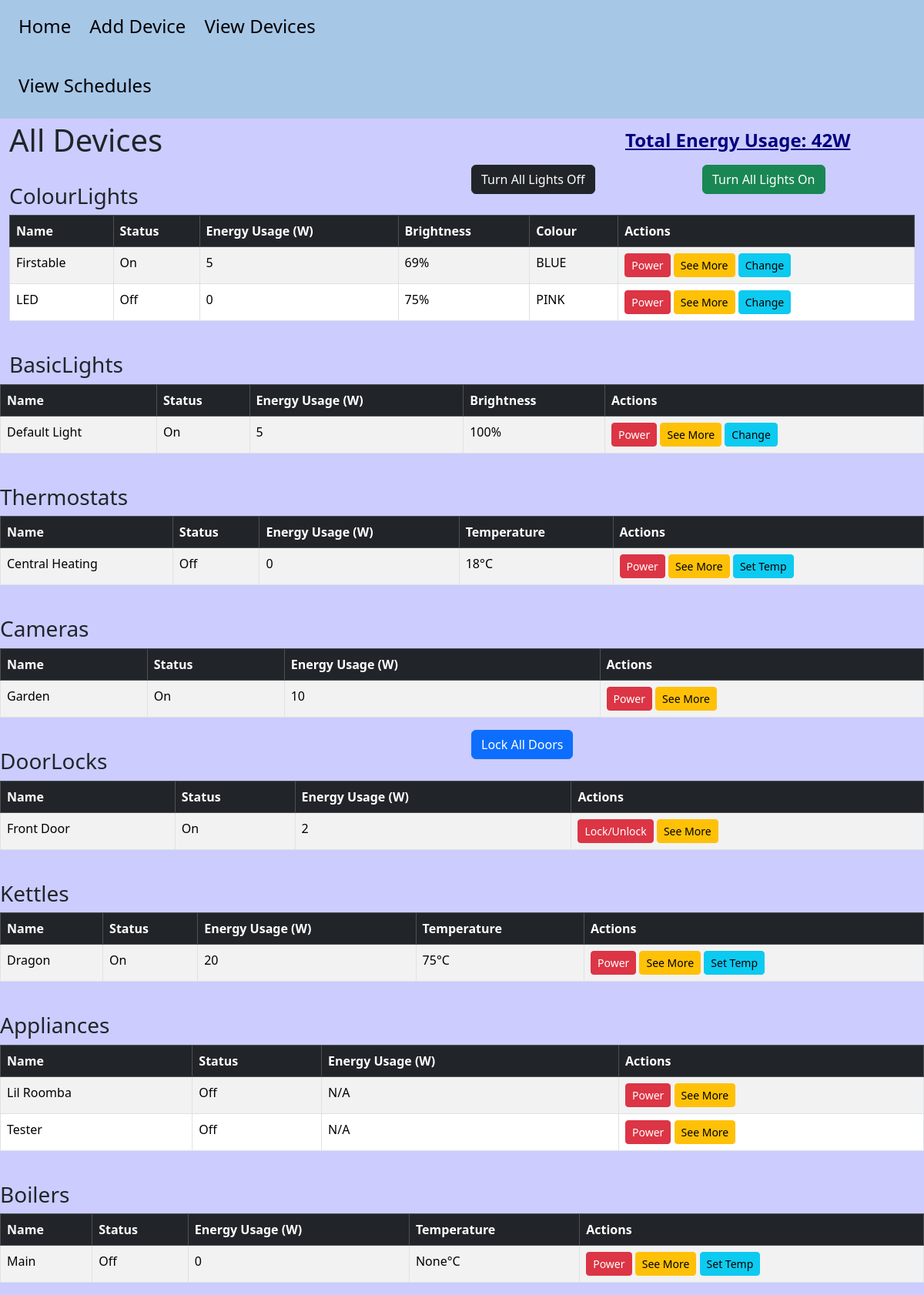
Before: /alldevices with the older database file.
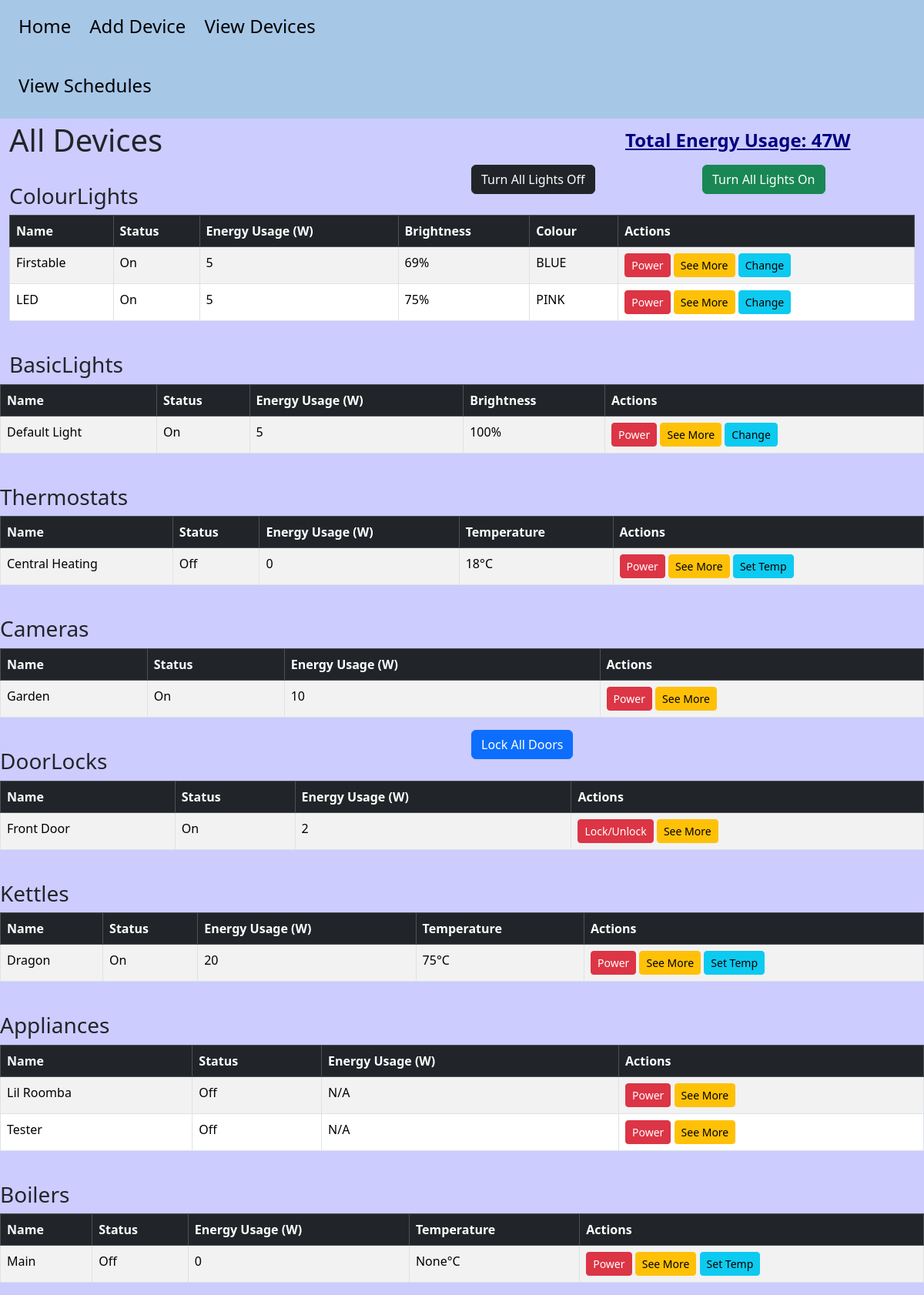
After: the same page with the newer database file.
### database.py (models this page shows, shortened)
class Device(db.Model):
    __tablename__ = "devices"
    id = db.Column(db.Integer, primary_key=True)
    name = db.Column(db.String(80), nullable=False)
    type = db.Column(db.String(20), nullable=False)
    status = db.Column(db.Boolean, default=False)
    temperature = db.Column(db.Integer, nullable=True)
    brightness = db.Column(db.Integer, nullable=True)
    colour = db.Column(db.String(20), nullable=True)

### routes.py (the view)
@app.route('/alldevices', methods=['GET'])
def view_all():
    devices = Device.query.all()
    grouped_devices = defaultdict(list)
    device_objects = {}
    for dev in devices:
        grouped_devices[dev.type].append(dev)
        obj = None
        if dev.type == 'BasicLight':
            obj = BasicLight(dev.name, dev.brightness, Colour.DEFAULT, dev.status)
        elif dev.type == 'ColourLight':
            colour_enum = colour_from_string(dev.colour)
            obj = ColourLight(dev.name, dev.brightness, colour_enum, dev.status)
        elif dev.type == 'Kettle':
            obj = Kettle(dev.name, temperature=dev.temperature or 100, status=dev.status)
        elif dev.type == 'Boiler':
            obj = Boiler(dev.name, temperature=dev.temperature or 50, status=dev.status)
        elif dev.type == 'Thermostat':
            obj = Thermostat(dev.name, temperature=dev.temperature or 20, status=dev.status)
        elif dev.type == 'Camera':
            obj = Camera(dev.name, dev.status)
        elif dev.type == 'DoorLock':
            obj = DoorLock(dev.name, dev.status)
        if obj is not None and dev.id is not None:
            device_objects[int(dev.id)] = obj
    total_energy = sum(obj.get_energy_usage() for obj in device_objects.values())
    return render_template(
        "devicelist.html",
        grouped_devices=grouped_devices,
        device_objects=device_objects,
        total_energy=total_energy,
        title = 'Devices'
    )

### models.py (called while the page is built)
def colour_from_string(colour_str):
    try:
        return Colour[colour_str.upper()]
    except (KeyError, AttributeError):
        return Colour.DEFAULT

    @colour.setter
    def colour(self, colour):
        if not isinstance(colour, Colour):
            raise TypeError("Colour must be a valid Colour enum")
        if not self._is_colour_allowed(colour):
            raise ValueError(f"This Device cannot change colours")
        self._colour = colour

    @brightness.setter
    def brightness(self, value):
        if 0 <= value <= 100:
            self._brightness = value
        else:
            raise ValueError("Brightness must be between 0 and 100")

    def _is_colour_allowed(self, colour: Colour) -> bool:
        return colour in self.ALLOWED_COLOURS

    def get_energy_usage(self):
        return 5 if self._status else 0

    def _is_colour_allowed(self, colour: Colour) -> bool:
        return True  # All Colours Allowed

    def get_energy_usage(self):
        return 5 if self._status else 0

    @SuperTemp.temperature.setter
    def temperature(self, value):
        if 60 <= value <= 100:
            self._temperature = value
        else:
            raise ValueError("Temperature must be between 60 and 100")

    def get_energy_usage(self):
        return 20 if self._status else 0

    @SuperTemp.temperature.setter
    def temperature(self, value):
        if 10 <= value <= 30:
            self._temperature = value
        else:
            raise ValueError("Temperature must be between 10 and 30")

    def get_energy_usage(self):
        return 50 if self._status else 0

    @SuperTemp.temperature.setter
    def temperature(self, value):
        if 40 <= value <= 60:
            self._temperature = value
        else:
            raise ValueError("Temperature must be between 40 and 60")

    def get_energy_usage(self):
        return 50 if self._status else 0

    def get_energy_usage(self):
        return 10 if self._status else 0

    def get_energy_usage(self):
        return 2 if self._status else 0

### templates/devicelist.html (shortened to what this page needs)
{% extends 'base.html' %}
{% block body %}
<div class="row">
    <div class="col">
        <h1>All Devices</h1>
    </div>
    <div class="col"></div>
    <div class="col">
        <h4 class="totalenergy">Total Energy Usage: {{ total_energy }}W</h4>
    </div>
</div>
{% for type, devices in grouped_devices.items() %}
<div class="row">
    <div class="col">
        <h3 class="mt-4">{{ type }}s</h3>
    </div>
    <div class="col">
        {% if type == 'ColourLight' %}
        <div class="row">
            <div class="col">
                <form method="POST" action="{{ url_for('turn_off_lights') }}">
                    <button type="submit" class="btn btn-dark">Turn All Lights Off</button>
                </form>
            </div>
            <div class="col">
                <form method="POST" action="{{ url_for('turn_on_lights') }}">
                    <button type="submit" class="btn btn-success">Turn All Lights On</button>
                </form>
                {% endif %}
                {% if type == 'DoorLock' %}
                <form method="POST" action="{{ url_for('lock_all_doors') }}">
                    <button type="submit" class="btn btn-primary">Lock All Doors</button>
                </form>
                {% endif %}
            </div>
        </div>
    </div>
</div>
    <table class="table table-striped table-bordered">
        <thead class="table-dark">
            <tr>
                <th>Name</th>
                <th>Status</th>
                <th>Energy Usage (W)</th>
                {% if type == 'Thermostat' or type == 'Kettle' or type == 'Boiler' %}
                    <th>Temperature</th>
                {% endif %}
                {% if type == 'BasicLight' or type == 'ColourLight' %}
                    <th>Brightness</th>
                {% endif %}
                {% if type == 'ColourLight' %}
                    <th>Colour</th>
                {% endif %}
                <th>Actions</th>
            </tr>
        </thead>
        <tbody>
            {% for device in devices %}
            <tr>
                <td>{{ device.name }}</td>
                <td>{{ 'On' if device.status else 'Off' }}</td>
                <td>
                {% if device.id in device_objects %}
                {{ device_objects[device.id].get_energy_usage() }}
                {% else %}
                N/A
                {% endif %}
                </td>
                {% if type == 'Thermostat' or type == 'Kettle' or type == 'Boiler' %}
                <td>{{ device.temperature }}°C</td>
                {% endif %}
                {% if type == 'BasicLight' or type== 'ColourLight' %}
                <td>{{ device.brightness }}%</td>
                {% endif %}
                {% if type== 'ColourLight' %}
                <td>{{ device.colour }}</td>
                {% endif %}
                <td>
                    {% if type == 'DoorLock' %}
                    <form method="POST" action="{{ url_for('toggle_device', device_id=device.id) }}" style="display:inline;">
                        <button class="btn btn-sm btn-danger">Lock/Unlock</button>
                    </form>
                    {% else %}
                    <form method="POST" action="{{ url_for('toggle_device', device_id=device.id) }}" style="display:inline;">
                        <button class="btn btn-sm btn-danger">Power</button>
                    </form>
                    {% endif %}
                    <form method="POST" action="{{ url_for('device_info', device_id=device.id) }}" style="display:inline;">
                        <button class="btn btn-sm btn-warning">See More</button>
                    </form>
                    {% if type == 'Thermostat' or type == 'Kettle' or type == 'Boiler' %}
                        <a class="btn btn-sm btn-info" href="{{ url_for('update_temperature', device_id=device.id) }}">Set Temp</a>
                    {% endif %}
                    {% if type == 'BasicLight' or type == 'ColourLight' %}
                        <a class="btn btn-sm btn-info" href="{{ url_for('update_light', device_id=device.id) }}">Change</a>
                    {% endif %}
                </td>
            </tr>
            {% endfor %}
        </tbody>
    </table>
{% endfor %}
{% endblock %}

### templates/base.html (shortened to what this page needs)
<!DOCTYPE html>
<html>
<head>
    <link href="/static/bootstrap.min.css" rel="stylesheet">
    <link href="/static/style.css" rel="stylesheet">
</head>
<body>
    <header>
        <div class="container-fluid">
            <div class="row">
                <div class="col-6">
                    <nav>
                        <a href="{{ url_for('home') }}"><h4>Home</h4></a>
                        <a href="{{ url_for('add_device') }}"><h4>Add Device</h4></a>
                        <a href="{{ url_for('view_all') }}"><h4>View Devices</h4></a>
                        <a href="{{ url_for('viewtasks') }}"><h4>View Schedules</h4></a>
                    </nav>
                </div>
            </div>
        </div>
    </header>
    <div class="container-fluid" id="maincontent">
    {% block body %} {% endblock %}
</body>
</html>

### static/style.css (style rules this page uses)
header { background-color: #A7C7E7; }
nav a { float: left; text-align: center; padding: 20px 12px; text-decoration: none; font-weight: 400; color: black; }
body { background-color: #CCCCFF; }
#maincontent { padding-top: 4px; }
.totalenergy { margin-top: 10px; font-weight: 700; color: navy; text-decoration: underline; }

Changed rows visible on the page:
changed Device "LED": status "Off" → "On"; status "0" → "5"
Other visible differences:
{{ total_energy }}: "42" → "47"
